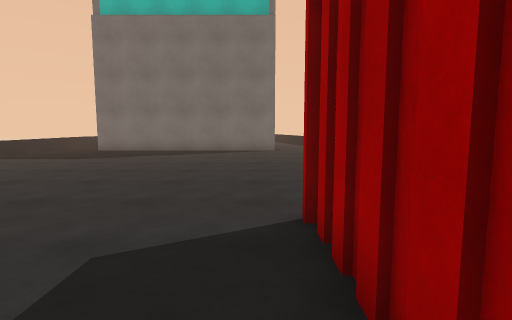
[1] (above)

17 first-person views from a walk through a scene from a Unity 3-D project. The camera is 1.3 m above the floor, tilts 6° down and sees 80° across. Doors are open. The floor is counted in squares, 1 m on a side. Each view is taken from the middle of a square. On the plan, view 1 faces up. The plan holds only what a view shows up to about 14 squares ahead; the rest is blank. The place goes on beyond the plan. The player is left out. Some animated figures are not drawn.

[2]
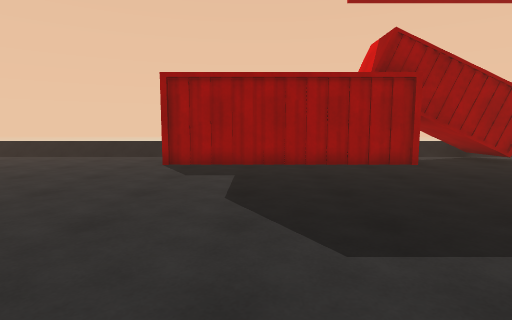

[3]
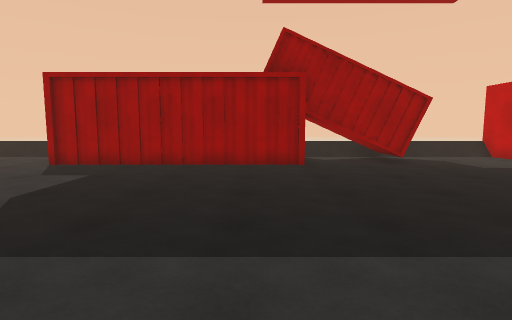

[4]
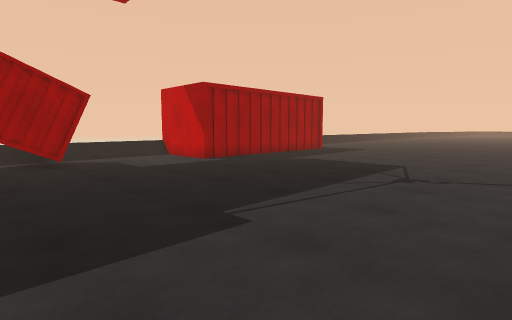

[5]
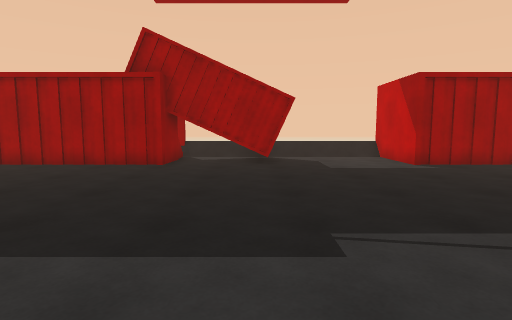

[6]
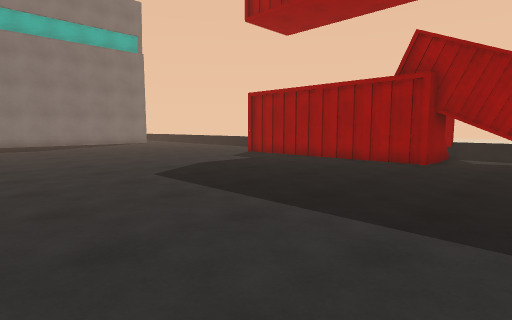

[7]
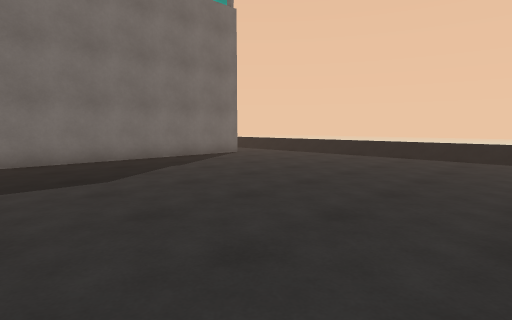

[8]
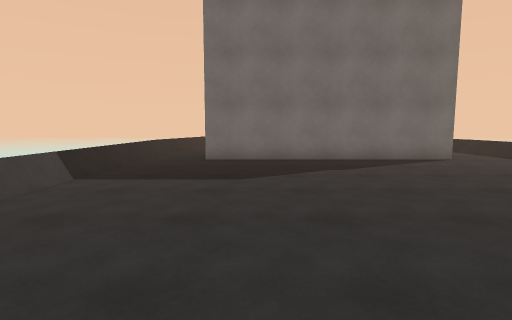

[9]
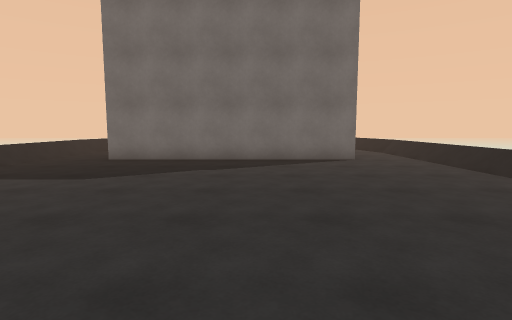

[10]
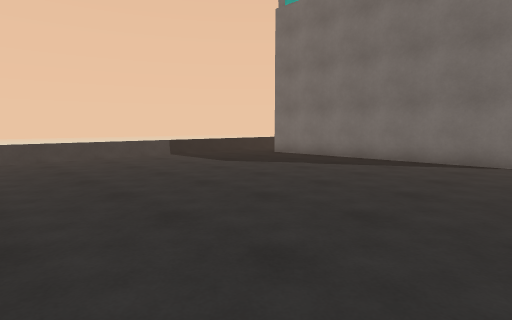

[11]
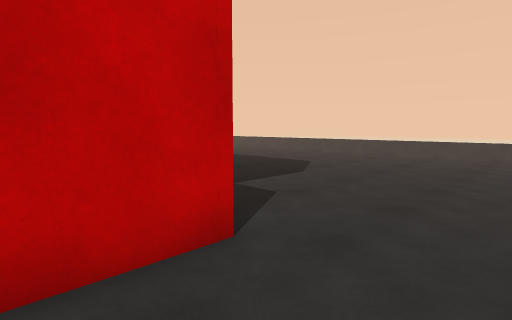

[12]
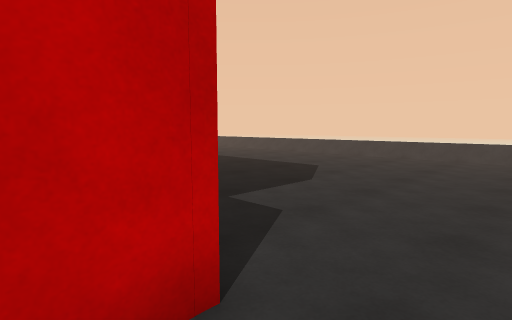

[13]
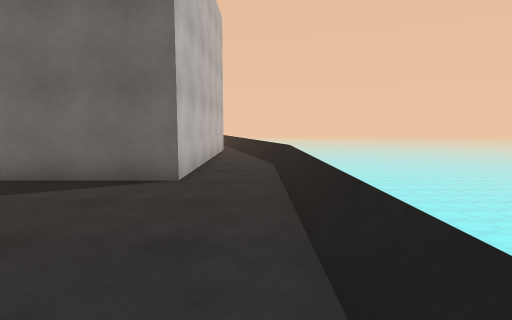

[14]
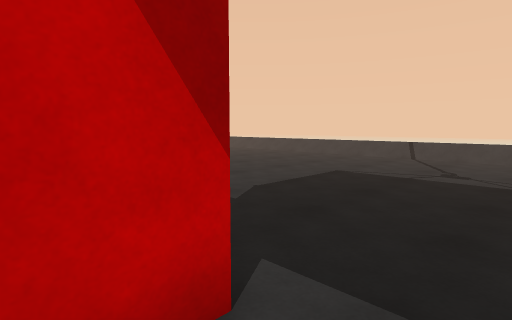

[15]
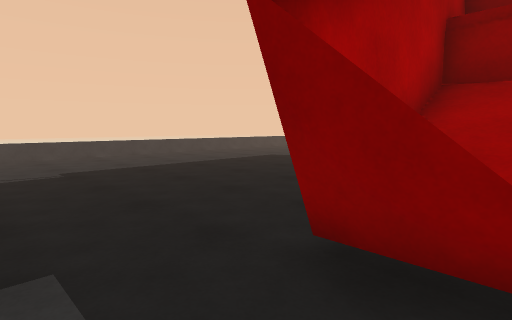

[16]
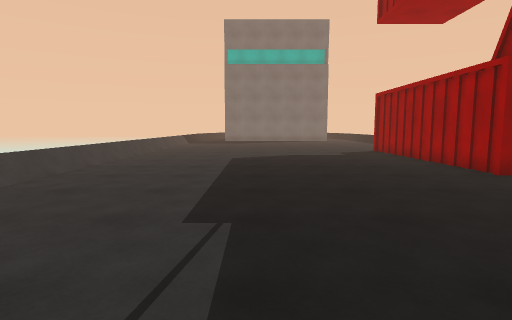

[17]
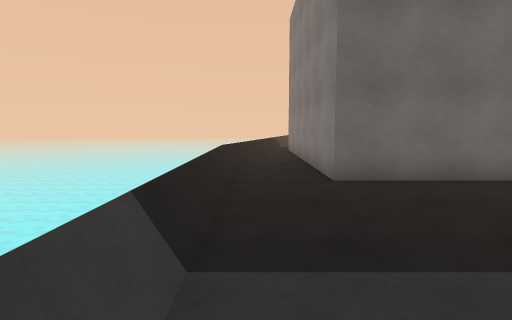

### Floor plan
Points are (right, up) in squares from view 1. A wall is a line through its corners. A room is listed if a view was taken in it or the views show most of it. See-through windows are left out.
Room 1 (views 1, 2, 3, 4, 5, 6, 7, 8, 9, 10, 11, 12, 13, 14, 15, 16, 17)
walls: (0.8, -4.7) (0.8, 4.3) (2.9, 4.3); (2.4, -9.1) (1.4, -9.1) (1.4, -5.1); (2.9, -8.8) (1.2, -8.8); (4.1, -13.6) (4.1, -9); (0.8, -16.5) (0.8, -13.6) (3.9, -13.6); (1.1, 20.5) (1.1, 17.5) (-9.1, 17.5) (-9.1, 20.5)
low walls: (-11.9, 5.8) (-11.9, -3.5); (-11.9, -3.6) (-11.9, -9.8); (3.9, 5.2) (3.9, 17.4); (4.1, 5.3) (4.1, 20.5); (2.9, -8.5) (1.2, -8.5); (-11.9, -13.1) (-11.9, -16.5); (-12.1, -13.1) (-12.1, -16.5); (3.9, 17.5) (3.9, 19.4); (3.9, -13.6) (3.9, -8.6); (-11.9, 19.4) (-11.9, 6.1); (-11.9, 20.5) (-11.9, 19.5); (-12.1, 20.5) (-12.1, -9.8)
ways out: gap at (3, -9) to room 2; open door at (1, -4.5); open door at (1, 5.5); open door at (1.5, -13); open door at (4, -13); open door at (4, 5.5)
Room 2 (no view inside)
walls: (1.4, -5.5) (1.4, -6.7); (4.1, -9) (4.1, -4.4)
low walls: (3.9, -8.5) (3.9, -4.6)
ways out: gap at (3, -9) to room 1

Positions as (right, up) in squares from view 1, and headings:
1: (0, 0), facing up
2: (-10, 1), facing right
3: (-10, -3), facing right
4: (-10, -6), facing down-right
5: (-10, -8), facing right
6: (-11, -8), facing up-right
7: (-10, 5), facing up-right
8: (-7, 5), facing up
9: (-3, 5), facing up
10: (2, 5), facing up-left
11: (3, 7), facing down-left
12: (2, 6), facing down-left
13: (3, 10), facing up
14: (2, -12), facing down-left
15: (3, -11), facing up-left
16: (-6, -13), facing up
17: (-11, 10), facing up
